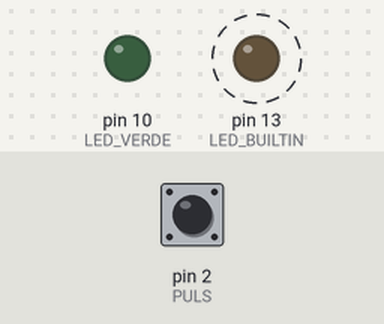
This sketch was run on a simulated Arduino Uno, built with avr-gcc and run on an emulated ATmega328P. On the bench: output pins drawn as LEDs (lit = HIGH). Dashed ring = blinking. The inputs (shaded band) are chosen by the test bench; at power-on: pin 2 (PULS) HIGH.

Above: at 1.2 s.
1.3 s: pin 2 (PULS) pulled LOW for 0.15 s
At 1.9 s:
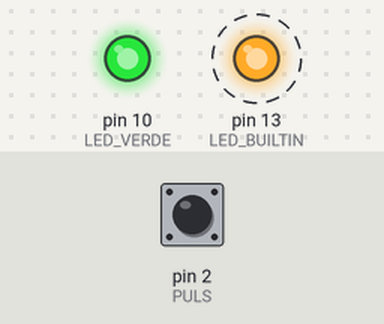
4.3 s: pin 2 (PULS) pulled LOW for 1 s
At 4.9 s:
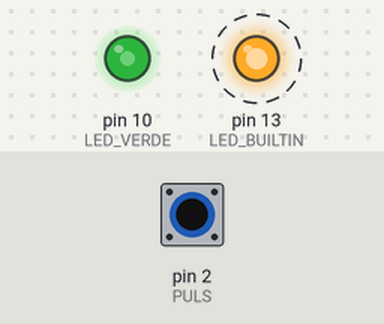
7.3 s: pin 2 (PULS) pulled LOW for 3.2 s
At 10.78 s:
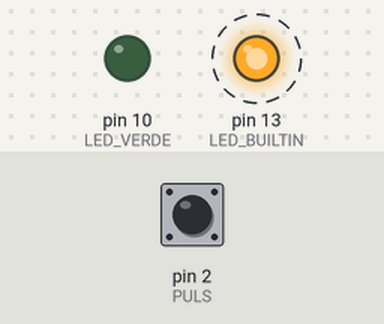
Timing chart, 0 to 18.0 s (numbered marks = the images above; inputs shaded):
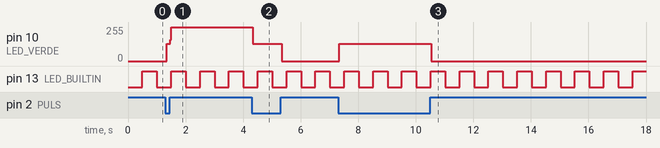

Measured:
- after the input at 1.3 s, pin 10 (LED_VERDE): 0/255 → 128/255 at once, → 255/255 0.12 s later
- after the input at 4.3 s, pin 10 (LED_VERDE): 255/255 → 128/255 at once, → 0/255 1.0 s later
- after the input at 7.3 s, pin 10 (LED_VERDE): 0/255 → 128/255 at once, → 0/255 3.2 s later
- by itself, pin 13 (LED_BUILTIN): alternates HIGH for 0.50 s and LOW for 0.50 s

The sketch:

delay_millis.ino
```cpp
/*
  RETARDO NO BLOQUEANTE
  Uso de la función millis()
  Sábado 3 de octubre de 2020

  Lucas Martín Treser - Automatismos Mar del Plata
  https://www.automatismos-mdq.com.ar/

  Simulación disponible en:
  https://www.tinkercad.com/things/a32xqxeewZs

*/

const int LED_VERDE = 10;
const int PULS = 2;
const int TIEMPO = 500;

unsigned long tiempoActual = 0;
boolean ledaEstado;
boolean ledvEstado;

void setup() {

  pinMode(LED_BUILTIN, OUTPUT);
  pinMode(LED_VERDE, OUTPUT);
  pinMode(PULS, INPUT_PULLUP);

}

void loop() {

  //retardo no bloqueante
  if (millis() > (tiempoActual + TIEMPO)) {
    tiempoActual = millis();
    ledaEstado = ! ledaEstado;
    digitalWrite(LED_BUILTIN, ledaEstado);
  }

  //lectura del pulsador
  if (digitalRead(PULS) == LOW) {
    ledvEstado = ! ledvEstado;
    digitalWrite(LED_VERDE, ledvEstado);
  }
}
```
